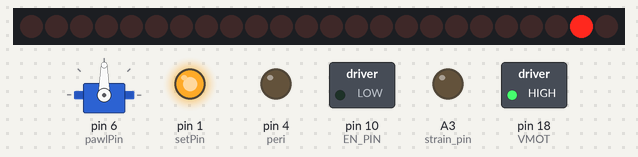
Recording of a sketch running on a simulated Arduino Uno, built with avr-gcc and run on an emulated ATmega328P. Shown: 24 shift-register outputs drawn as a row of LEDs (first output left, lit = HIGH), servo, switched loads named in the sketch (green lamp = pin HIGH), output pins drawn as LEDs (lit = HIGH). Wiring (inferred from the names in the program): 3 × shift register (74HC595): data pin 3; shift clock pin 7; latch pin 2. Wiring (inferred from the signals the program sends): row of LEDs: on Q0, Q1, Q2, Q3, Q4, Q5, Q6, Q7, Q8, Q9, Q10, Q11, Q12, Q13, Q14, Q15, Q16, Q17, Q18, Q19, Q20, Q21, Q22, Q23. Pins used as bus, display or sensor lines are not drawn.

Above: at 3.1 s.
At 5.6 s:
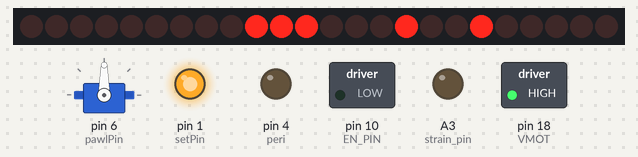
At 20.6 s:
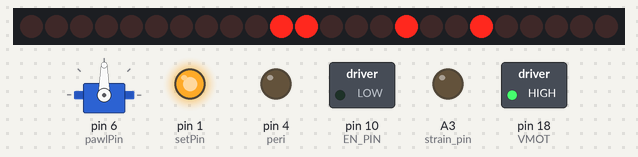
At 34.6 s:
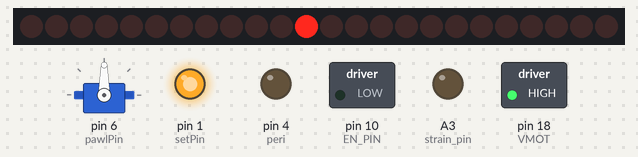
Timing chart, 0 to 36.1 s (numbered marks = the images above):
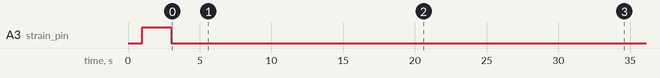

The sketch:

Motor_test_30.09.2021.ino
```cpp
//House Keeping  ]

//strain sensor
#include "HX711.h"
#define calibration_factor -1048.25  //calculated with the calibration sketch by sparkfun and 1kg weight on the chamber. Can be adjusted and checked in my custom example.
const int LOADCELL_DOUT_PIN = 4;
const int LOADCELL_SCK_PIN = A2;
//int strain_start;
float strain_end;
HX711 scale;


//

#define peri  4
//sleep sketch variables

int8_t buttonState=0;
#define USE_PROGMEM true
int8_t lastButtonState=0;

//CH4 sensor
#define sensor A1

//pressure sensor
#include <Wire.h>
#include "SparkFunBME280.h"
BME280 Pressure;

//CO2 sensor

#include "SparkFun_SCD30_Arduino_Library.h"
SCD30 airSensor;

//servo
//#include <Servo.h>
#include <ServoTimer2.h>  // the servo library
#define pawlPin  6
ServoTimer2 servoPawl;

//int del = 2000;
//int time_time= 0; //variable to set stepper speed
//int steps = 100;
//int steps1 = 1;

//Servo myservo;  // create servo object to control a servo
// twelve servo objects can be created on most boards

int8_t pos = 0;    // variable to store the servo position


//intro for sd and rtc
#include <Time.h>
#include <DS1307RTC.h>

#include <SPI.h>
#include <SD.h>
File myFile;
File myFile1;
const char *monthName[12] = {
  "Jan", "Feb", "Mar", "Apr", "May", "Jun",
  "Jul", "Aug", "Sep", "Oct", "Nov", "Dec"
};

int8_t last_Day = 0;

//long alarmTime =0;
//long alarmTime2 =0;

tmElements_t tm;


//intro for HC-12
#include <AltSoftSerial.h>
AltSoftSerial mySerial; //TX, RX

#define setPin 1
boolean onOff = 0;
boolean led_bool = false;

int ExpectedCommand = 0 ;
int LastCommand = 0;
int input = 0;


int command1=0;
int command2=0;
int8_t counter2= 0; //counts the number of un read cycles in the radio manual mode, after 5 it takes a measurement thus ~ once every minute and a half.

//mode switches

//#define mode_switch A3
#define strain_pin A3
//#define setup_switch A2

//intro code from sequence
#define endstop 0
#define SER_Pin 3   //pin 14 on the 75HC595
#define RCLK_Pin 2  //pin 12 on the 75HC595
#define SRCLK_Pin 7 //pin 11 on the 75HC595
//#define VMOT A0 //relay that controls the power supply for the motor
#define STEP_PIN 5 //motor driver step pin (must be PWM compatible)
#define strain 4


//How many of the shift registers - change this
#define number_of_74hc595s 3

//do not touch
#define numOfRegisterPins number_of_74hc595s * 8

boolean registers[numOfRegisterPins];


//set all register pins to LOW
void clearRegisters(){
  for(int8_t i = numOfRegisterPins - 1; i >=  0; i--){
     registers[i] = LOW;
  }
}


//Set and display registers
//Only call AFTER all values are set how you would like (slow otherwise)
void writeRegisters(){

  digitalWrite(RCLK_Pin, LOW);

  for(int8_t i = numOfRegisterPins - 1; i >=  0; i--){
    digitalWrite(SRCLK_Pin, LOW);

    int8_t val = registers[i];

    digitalWrite(SER_Pin, val);
    digitalWrite(SRCLK_Pin, HIGH);

  }
  digitalWrite(RCLK_Pin, HIGH);

}

//set an individual pin HIGH or LOW
void setRegisterPin(int8_t index, int8_t value){
  registers[index] = value;
}

////////////////////////////////////////////////////////////////////
//declare variables for the motor pins
#define  DIR_PIN 9  // Blue   - 28BYJ48 pin 1
#define  EN_PIN 10  // Pink   - 28BYJ48 pin 2 //Motor driver enable pin
#define  MS1 11  // Yellow - 28BYJ48 pin 3
#define  MS2 12  // Orange - 28BYJ48 pin 4


#define  VIO 15 //motor driver +5v supply
#define  fan 2
#define  servo_power 3
#define  tran 1 //optical end stop
#define  HC_12 0
#define  blue_LED 5
#define  white_LED 4
#define  ledPin 7//green led on board
#define  LedOff 6//red led
#define  sd_power 13
#define  sensorPower 14 //power for the other sensors
#define  ch4Power 8 //powers on ch4 heating element, which needs 1 minute to warm up before readings

#define VMOT 18
#define Vperi 16
#define motor_bank 22


void setup() {
pinMode(STEP_PIN, OUTPUT);
pinMode(VMOT, OUTPUT);
digitalWrite(VMOT,LOW);


//Serial.begin(9600);
pinMode(10, OUTPUT);
 pinMode(peri, OUTPUT);

//ch4 sensor
pinMode(sensor, INPUT);

//co2 sensor setup
Wire.begin();

//pressure sensor setup
Pressure.setI2CAddress(0x76);

//servo setup
servoPawl.attach(pawlPin);


//mode switch setup
//pinMode (mode_switch, INPUT);
pinMode (strain_pin, OUTPUT);
//pinMode (setup_switch, INPUT);


//Serial.begin(9600);
 pinMode(setPin, OUTPUT);
  mySerial.begin(9600);
  pinMode(ledPin, OUTPUT);

  digitalWrite(ledPin, led_bool);//turn LED on

  digitalWrite(setPin, HIGH);
  digitalWrite(ledPin, led_bool);//turn LED on
  //delay(1000);

  pinMode(endstop, INPUT);
  pinMode(SER_Pin, OUTPUT);
  pinMode(RCLK_Pin, OUTPUT);
  pinMode(SRCLK_Pin, OUTPUT);


  //reset all register pins
  clearRegisters();
  writeRegisters();


      setRegisterPin(EN_PIN, LOW);
      setRegisterPin(VIO, LOW);
                 writeRegisters();
                 delay(1000);

  //setRegisterPin(relay, LOW);


//Begin startup with all LEDS flashing on for for 1 second

//allLedflash(1000);

setRegisterPin(sd_power, HIGH);
setRegisterPin(sensorPower, HIGH);
setRegisterPin(tran, HIGH);
digitalWrite(strain_pin, HIGH);

writeRegisters();


 //function checking using led signals

/*
/////////////////
//strain guage setup
scale.begin(LOADCELL_DOUT_PIN, LOADCELL_SCK_PIN);
   delay(50);

   for(;;){
 if (scale.is_ready()) {
allOkayLED (500);
break;
  } else {
     notOkayLED(200);
     scale.begin(LOADCELL_DOUT_PIN, LOADCELL_SCK_PIN);
   delay(50);
  }}


allLedflash(1000);

*/

for(int8_t y = 1; y <= 5; y++){
allLedflash(200); }


//close_sequence ();
//open_sequence ();
//sensors_read (2,1);
/*
 setRegisterPin(ch4Power, HIGH);

   writeRegisters();
   delay(5000);
  setRegisterPin(ch4Power, LOW);

   writeRegisters();*/

   digitalWrite(strain_pin, LOW);

      setRegisterPin(sd_power, LOW);
setRegisterPin(sensorPower, LOW);
  setRegisterPin(VIO, LOW);
setRegisterPin(fan, LOW);
  setRegisterPin(servo_power, LOW);
setRegisterPin(tran, LOW);
  setRegisterPin(HC_12, LOW);
setRegisterPin(fan, LOW);

writeRegisters();
//digitalWrite(setPin, LOW);
//Serial.begin(9600);
}


void loop() {
  // put your main code here, to run repeatedly:

setRegisterPin(motor_bank, HIGH);

writeRegisters();

delay(1000);

setRegisterPin(motor_bank, LOW);

setRegisterPin(VMOT, HIGH);//set the motor voltage high first

writeRegisters();

writeRegisters();


delay(1000);//pause to make sure the relay switch has activated, long time because it is mechanical

      setRegisterPin(VIO, HIGH); //turning on the +5v for the motor driver VIO after the VMOT
                 writeRegisters();

                 delay(500); //a little time for the system to react

      setRegisterPin(DIR_PIN, HIGH); //DIR LOW = lid down
      setRegisterPin(MS1, HIGH);  //MS1 High and Peristaltic_pump LOW = fast steps mode
      setRegisterPin(MS2, LOW);
      writeRegisters();

    setRegisterPin(EN_PIN, HIGH); //Enable the motor just before movement
                 writeRegisters();


for(int i=0; i<450; i++){ //stepping loop was 450 but changed to 200 for chamber 28.07.2021
  //make steps
  digitalWrite(STEP_PIN, HIGH);
  delay(15);
  digitalWrite(STEP_PIN, LOW);
  delay(15);
}

    setRegisterPin(EN_PIN, LOW); //Enable the motor just before movement
                 writeRegisters();

                 delay(1000);

        setRegisterPin(DIR_PIN, LOW); //DIR LOW = lid down
      setRegisterPin(MS1, HIGH);  //MS1 High and Peristaltic_pump LOW = fast steps mode
      setRegisterPin(MS2, LOW);
      writeRegisters();

        delay(500);

        setRegisterPin(EN_PIN, HIGH); //Enable the motor just before movement
                 writeRegisters();


for(int i=0; i<450; i++){ //stepping loop was 450 but changed to 200 for chamber 28.07.2021
  //make steps
  digitalWrite(STEP_PIN, HIGH);
  delay(15);
  digitalWrite(STEP_PIN, LOW);
  delay(15);
}


   setRegisterPin(EN_PIN, LOW); //Disable the motor first
            writeRegisters();

delay(500);

                 setRegisterPin(VIO, LOW); //motor driver +5V turned off first, before motor voltage
                 setRegisterPin(VMOT, LOW);//
                  writeRegisters();

delay(9000);


}


void allLedflash (int x){
 setRegisterPin(blue_LED, HIGH);
 setRegisterPin(white_LED, HIGH);
 setRegisterPin(ledPin, HIGH);
 setRegisterPin(LedOff, HIGH);
 writeRegisters();
 delay(x);
 setRegisterPin(blue_LED, LOW);
 setRegisterPin(white_LED, LOW);
 setRegisterPin(ledPin, LOW);
 setRegisterPin(LedOff, LOW);
 writeRegisters();
 delay(x);


}

void allOkayLED (int x){

 for(int8_t i=1;i<=3;i++){
 setRegisterPin(ledPin, HIGH);
 writeRegisters();
 delay(x);
 setRegisterPin(ledPin, LOW);
 writeRegisters();
 delay(x);}


}

void notOkayLED (int x){


 setRegisterPin(LedOff, HIGH);
 writeRegisters();
 delay(x);
 setRegisterPin(LedOff, LOW);
 writeRegisters();
 delay(x);


}


void radio_report (int x){

  //sd power on
   setRegisterPin(sd_power, HIGH);
   setRegisterPin(sensorPower, HIGH);
   writeRegisters();

   delay(200);
//
//   while (!SD.begin()) { //whilst the sd is not okay, the green and red led are turned on alternately
//           delay(2000);
//notOkayLED(500);


//}


////read endstop state////
   setRegisterPin(tran, HIGH);
   writeRegisters();
  delay(50);
  int8_t lid_position = digitalRead(endstop);
  delay(100);
  setRegisterPin(tran, LOW);
   writeRegisters();


   tmElements_t tm;
   RTC.read(tm);

char data[12];
int8_t* DAY = (tm.Day);
int8_t* MONTH = (tm.Month);
int* YEAR = (tm.Year)+1970-2000;

char data2[12];
int* seconds = (tm.Second);
int* minutes = (tm.Minute);
int* hours = (tm.Hour);

  sprintf(data, "%u_%u_%u", DAY,MONTH,YEAR);
  sprintf(data2, "%u:%u:%u", hours,minutes,seconds);

   myFile1 = SD.open((F("Status.txt")), FILE_WRITE); //not sure if this f will work
   if (myFile1) {
    //Serial.print("Writing to test.txt...");
    myFile1.print(data);
    myFile1.print(F(", "));
    myFile1.print(data2);
    myFile1.print(F(", "));
    myFile1.print(x);
    myFile1.print(F(", "));
    myFile1.print(F("Optical_state: "));
    myFile1.println(lid_position);
    // close the file:
    myFile1.close();}
    delay(100);

   setRegisterPin(sd_power, LOW);
   setRegisterPin(sensorPower, LOW);
   writeRegisters();
}
```
